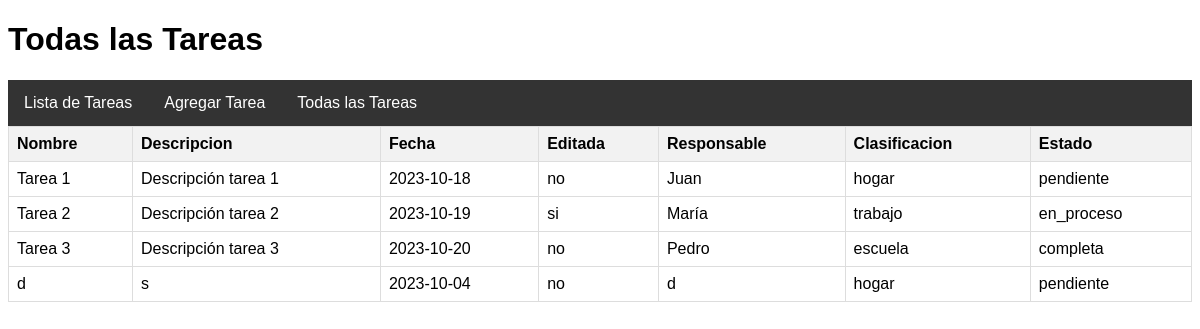
The app's page /pagina/todas_las_tareas.php with its own data.
### tables this page shows
CREATE TABLE `tareas` (
  `id` int(11) NOT NULL,
  `titulo` varchar(255) NOT NULL,
  `descripcion` text DEFAULT NULL,
  `fecha_compromiso` date DEFAULT NULL,
  `editada` enum('si','no') DEFAULT 'no',
  `responsable` varchar(255) DEFAULT NULL,
  `tipo_tarea` enum('hogar','trabajo','escuela') NOT NULL,
  `estado` enum('pendiente','en_proceso','completa') NOT NULL DEFAULT 'pendiente'
);

### funciones/modelo.php (called while the page is built, shortened)
<?php
class modeloCredencialesBD{
    public function __construct()
    {
        $this->_db=new mysqli(DB_HOST, DB_USER, DB_PASS ,DB_NAME);
    }
}
?>

### funciones/functions.php (called while the page is built, shortened)
<?php
require_once('modelo.php');
class funciones extends modeloCredencialesBD{
    public function obtener_tareas() {
        $query = "CALL sp_todos";
        $consulta = $this->_db->query($query);
        $resultado=$consulta->fetch_all(MYSQLI_ASSOC);
        if ($resultado) {
            return $resultado;
        }
    }
}

### pagina/todas_las_tareas.php (the view, shortened to what this page needs)
<!DOCTYPE html>
<html lang="es">
<head>
    <link rel="stylesheet" href="../css/styles.css">
</head>
<body>
    <h1>Todas las Tareas</h1>
    <?php require_once('../funciones/navbar.php'); ?>
    <table>
        <tr>
        <th>Nombre</th>
            <th>Descripcion</th>
            <th>Fecha</th>
            <th>Editada</th>
            <th>Responsable</th>
            <th>Clasificacion</th>
            <th>Estado</th>
        </tr>
        <?php require_once ('../funciones/functions.php');
        $obj_funciones=new funciones();
        $tareas=$obj_funciones->obtener_tareas();
        foreach ($tareas as $tarea) {
            echo "<tr>";
            echo "<td>{$tarea['titulo']}</td>";
            echo "<td>{$tarea['descripcion']}</td>";
            echo "<td>{$tarea['fecha_compromiso']}</td>";
            echo "<td>{$tarea['editada']}</td>";
            echo "<td>{$tarea['responsable']}</td>";
            echo "<td>{$tarea['tipo_tarea']}</td>";
            echo "<td>{$tarea['estado']}</td>";
            echo "</tr>";
        }
        ?>
    </table>
</body>
</html>

### css/styles.css (style rules this page uses)
body { font-family: Arial, sans-serif; }
table { border-collapse: collapse; width: 100%; }
th, td { border: 1px solid #dddddd; text-align: left; padding: 8px; }
th { background-color: #f2f2f2; }

### records on screen
tareas: titulo "Tarea 1", descripcion "Descripción tarea 1", fecha_compromiso "2023-10-18", editada "no", responsable "Juan", tipo_tarea "hogar", estado "pendiente"
tareas: titulo "Tarea 2", descripcion "Descripción tarea 2", fecha_compromiso "2023-10-19", editada "si", responsable "María", tipo_tarea "trabajo", estado "en_proceso"
tareas: titulo "Tarea 3", descripcion "Descripción tarea 3", fecha_compromiso "2023-10-20", editada "no", responsable "Pedro", tipo_tarea "escuela", estado "completa"
tareas: titulo "d", descripcion "s", fecha_compromiso "2023-10-04", editada "no", responsable "d", tipo_tarea "hogar", estado "pendiente"
